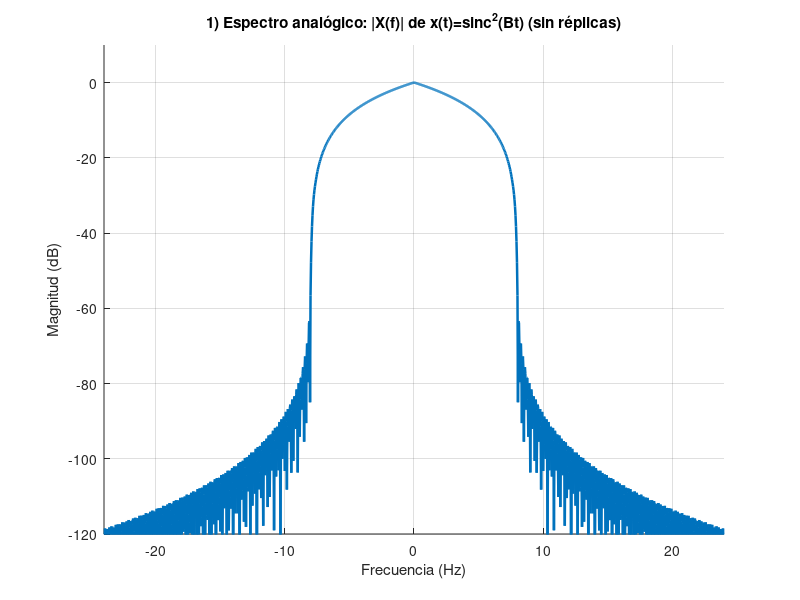
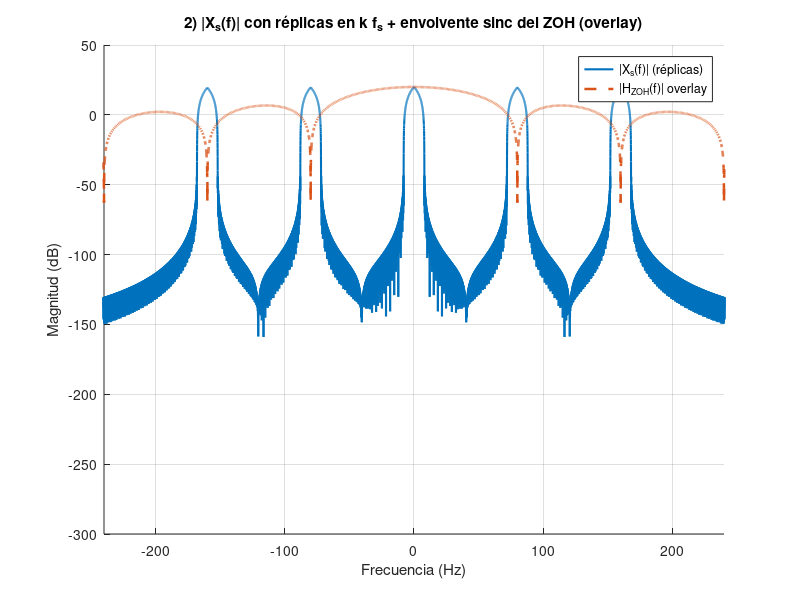

Here is the MATLAB script that generated these plots, in order: (Note: this script raises an error after producing the figures.)
%% ZOH (Sample & Hold) en frecuencia - 3 graficos "bien"
% Añadido: booleano para representar en dB o en magnitud lineal (unidades naturales)

clear; close all; clc;

%% =======================
% Parametros
%% =======================
use_dB = true;      % <-- CAMBIA a false para magnitud lineal

fs   = 80;          % Hz
Ts   = 1/fs;

B    = 8;           % Hz 
Krep = 2;           % <-- menos replicas suele verse mas claro

Tobs = 6.0;         % s
dt   = 1e-4;        % s

t = -Tobs/2:dt:Tobs/2-dt;

%% =======================
% Señal en tiempo: sinc^2  -> espectro triangular (magnitud)
%% =======================
x = (sinc(B*t)).^2;

%% =======================
% CTFT aproximada via FFT (escala dt)
%% =======================
N    = numel(t);
Nfft = 2^nextpow2(4*N);
f    = (-Nfft/2:Nfft/2-1) * (1/(dt*Nfft));  % Hz

X = fftshift(fft(x, Nfft)) * dt;

%% =======================
% (1) Espectro analogico (sin replicas)
%% =======================
magX = abs(X);

% Normalizacion SOLO para grafico 1: a DC (para ver la forma)
[~, i0] = min(abs(f));
magX1 = magX / (magX(i0) + eps);

%% =======================
% Espectro muestreado ideal con replicas: Xs(f) = (1/Ts)*sum_k X(f-kfs)
%% =======================
Xs = zeros(size(f));
for k = -Krep:Krep
    X_shift = interp1(f, X, f - k*fs, 'linear', 0); % complejo
    Xs = Xs + X_shift;
end
Xs = (1/Ts) * Xs;
magXs = abs(Xs);

%% =======================
% ZOH: H(f)=Ts*sinc(fTs)*exp(-j*pi*fTs) -> |H|=Ts*|sinc(fTs)|
%% =======================
Hzoh = Ts * sinc(f*Ts) .* exp(-1j*pi*f*Ts);
Hzoh_mag = abs(Hzoh);

%% =======================
% Overlay de sinc para grafico 2 (SIN deformar): escala solo vertical
%% =======================
idxBB = (f >= -fs/2) & (f <= fs/2);
peakBB = max(magXs(idxBB));
Hzoh_overlay = Hzoh_mag * (peakBB / max(Hzoh_mag + eps));

%% =======================
% Helpers de representacion (dB vs lineal)
%% =======================
toPlot = @(x) x;
yLabel = 'Magnitud';

if use_dB
    toPlot = @(x) 20*log10(x + 1e-15);
    yLabel = 'Magnitud (dB)';
end

%% =======================
% Rango de frecuencia mostrado
%% =======================
fmax = (Krep+1)*fs;

%% =======================
% (1) Grafico: |X(f)| analogo
%% =======================
figure('Name','1) |X(f)| analogo (sin replicas)'); grid on; hold on;
plot(f, toPlot(magX1), 'LineWidth', 1.8);
xlim([-3*B 3*B]);

xlabel('Frecuencia (Hz)');
ylabel(yLabel);
title('1) Espectro analógico: |X(f)| de x(t)=sinc^2(Bt) (sin réplicas)');

if use_dB, ylim([-120 10]); else, ylim([0 1.05]); end

%% =======================
% (2) Grafico: replicas + sinc overlay
%% =======================
figure('Name','2) Réplicas + sinc (ZOH) superpuesta'); grid on; hold on;
plot(f, toPlot(magXs), 'LineWidth', 1.5);
plot(f, toPlot(Hzoh_overlay), '--', 'LineWidth', 1.8);

xlim([-fmax fmax]);
xlabel('Frecuencia (Hz)');
ylabel(yLabel);
title('2) |X_s(f)| con réplicas en k f_s + envolvente sinc del ZOH (overlay)');

legend('|X_s(f)| (réplicas)', '|H_{ZOH}(f)| overlay', 'Location','best');

for m = -Krep:Krep
    xline(m*fs, ':');
end

if use_dB, ylim([-120 20]); else, ylim([0 max([magXs,Hzoh_overlay],[],'all')*1.05]); end

%% =======================
% (3) Grafico: resultado Xzoh = Xs * Hzoh (distorsion)
%% =======================
Xzoh = Xs .* Hzoh;
magXzoh = abs(Xzoh);

figure('Name','3) Resultado: réplicas * sinc (distorsión ZOH)'); grid on; hold on;
plot(f, toPlot(magXzoh), 'LineWidth', 1.8);

xlim([-fmax fmax]);
xlabel('Frecuencia (Hz)');
ylabel(yLabel);
title('3) |X_{ZOH}(f)| = |X_s(f) H_{ZOH}(f)| (distorsión por Sample & Hold)');

for m = -Krep:Krep
    xline(m*fs, ':');
end

if use_dB
    ylim([-120 20]);
else
    ylim([0 max(magXzoh,[],'all')*1.05]);
end
